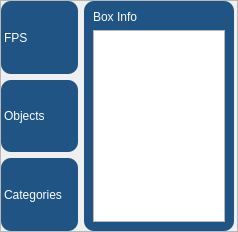
                             <widget class="QFrame" name="frame_10">
                              <property name="maximumSize">
                               <size>
                                <width>16777215</width>
                                <height>300</height>
                               </size>
                              </property>
                              <property name="frameShape">
                               <enum>QFrame::Shape::StyledPanel</enum>
                              </property>
                              <property name="frameShadow">
                               <enum>QFrame::Shadow::Raised</enum>
                              </property>
                              <layout class="QHBoxLayout" name="horizontalLayout_38">
                               <property name="spacing">
                                <number>6</number>
                               </property>
                               <property name="leftMargin">
                                <number>0</number>
                               </property>
                               <property name="topMargin">
                                <number>0</number>
                               </property>
                               <property name="rightMargin">
                                <number>3</number>
                               </property>
                               <property name="bottomMargin">
                                <number>0</number>
                               </property>
                               <item>
                                <layout class="QVBoxLayout" name="verticalLayout_31">
                                 <item>
                                  <widget class="QFrame" name="FPS">
                                   <property name="styleSheet">
                                    <string notr="true">QFrame#FPS{
color: rgb(255, 255, 255);
border-radius: 10px;
background-color: rgb(31, 84, 133);
}</string>
                                   </property>
                                   <property name="frameShape">
                                    <enum>QFrame::Shape::StyledPanel</enum>
                                   </property>
                                   <property name="frameShadow">
                                    <enum>QFrame::Shadow::Raised</enum>
                                   </property>
                                   <layout class="QHBoxLayout" name="horizontalLayout_45">
                                    <property name="leftMargin">
                                     <number>3</number>
                                    </property>
                                    <property name="topMargin">
                                     <number>3</number>
                                    </property>
                                    <property name="rightMargin">
                                     <number>3</number>
                                    </property>
                                    <property name="bottomMargin">
                                     <number>3</number>
                                    </property>
                                    <item>
                                     <widget class="QLabel" name="label_13">
                                      <property name="styleSheet">
                                       <string notr="true">font: 700 italic 12pt &quot;Segoe UI&quot;;
color: rgb(255, 255, 255);</string>
                                      </property>
                                      <property name="text">
                                       <string>FPS</string>
                                      </property>
                                     </widget>
                                    </item>
                                    <item>
                                     <widget class="QLabel" name="lb_fps">
                                      <property name="styleSheet">
                                       <string notr="true">font: 8pt &quot;Segoe UI&quot;;
color: rgb(255, 255, 255);</string>
                                      </property>
                                      <property name="text">
                                       <string/>
                                      </property>
                                      <property name="alignment">
                                       <set>Qt::AlignmentFlag::AlignRight|Qt::AlignmentFlag::AlignTrailing|Qt::AlignmentFlag::AlignVCenter</set>
                                      </property>
                                     </widget>
                                    </item>
                                   </layout>
                                  </widget>
                                 </item>
                                 <item>
                                  <widget class="QFrame" name="num_object">
                                   <property name="styleSheet">
                                    <string notr="true">QFrame#num_object{
color: rgb(255, 255, 255);
border-radius: 10px;
background-color: rgb(31, 84, 133);
}</string>
                                   </property>
                                   <property name="frameShape">
                                    <enum>QFrame::Shape::StyledPanel</enum>
                                   </property>
                                   <property name="frameShadow">
                                    <enum>QFrame::Shadow::Raised</enum>
                                   </property>
                                   <layout class="QHBoxLayout" name="horizontalLayout_47">
                                    <property name="leftMargin">
                                     <number>3</number>
                                    </property>
                                    <property name="topMargin">
                                     <number>3</number>
                                    </property>
                                    <property name="rightMargin">
                                     <number>3</number>
                                    </property>
                                    <property name="bottomMargin">
                                     <number>3</number>
                                    </property>
                                    <item>
                                     <widget class="QLabel" name="label_16">
                                      <property name="styleSheet">
                                       <string notr="true">font: 700 italic 12pt &quot;Segoe UI&quot;;
color: rgb(255, 255, 255);</string>
                                      </property>
                                      <property name="text">
                                       <string>Objects</string>
                                      </property>
                                     </widget>
                                    </item>
                                    <item>
                                     <widget class="QLabel" name="lb_object">
                                      <property name="styleSheet">
                                       <string notr="true">font: 8pt &quot;Segoe UI&quot;;
color: rgb(255, 255, 255);</string>
                                      </property>
                                      <property name="text">
                                       <string/>
                                      </property>
                                      <property name="alignment">
                                       <set>Qt::AlignmentFlag::AlignRight|Qt::AlignmentFlag::AlignTrailing|Qt::AlignmentFlag::AlignVCenter</set>
                                      </property>
                                     </widget>
                                    </item>
                                   </layout>
                                  </widget>
                                 </item>
                                 <item>
                                  <widget class="QFrame" name="num_category">
                                   <property name="styleSheet">
                                    <string notr="true">QFrame#num_category{
color: rgb(255, 255, 255);
border-radius: 10px;
background-color: rgb(31, 84, 133);
}</string>
                                   </property>
                                   <property name="frameShape">
                                    <enum>QFrame::Shape::StyledPanel</enum>
                                   </property>
                                   <property name="frameShadow">
                                    <enum>QFrame::Shadow::Raised</enum>
                                   </property>
                                   <layout class="QHBoxLayout" name="horizontalLayout_46">
                                    <property name="leftMargin">
                                     <number>3</number>
                                    </property>
                                    <property name="topMargin">
                                     <number>3</number>
                                    </property>
                                    <property name="rightMargin">
                                     <number>3</number>
                                    </property>
                                    <property name="bottomMargin">
                                     <number>3</number>
                                    </property>
                                    <item>
                                     <widget class="QLabel" name="label_17">
                                      <property name="styleSheet">
                                       <string notr="true">font: 700 italic 12pt &quot;Segoe UI&quot;;
color: rgb(255, 255, 255);</string>
                                      </property>
                                      <property name="text">
                                       <string>Categories</string>
                                      </property>
                                     </widget>
                                    </item>
                                    <item>
                                     <widget class="QLabel" name="lb_category">
                                      <property name="styleSheet">
                                       <string notr="true">font: 8pt &quot;Segoe UI&quot;;
color: rgb(255, 255, 255);</string>
                                      </property>
                                      <property name="text">
                                       <string/>
                                      </property>
                                      <property name="alignment">
                                       <set>Qt::AlignmentFlag::AlignRight|Qt::AlignmentFlag::AlignTrailing|Qt::AlignmentFlag::AlignVCenter</set>
                                      </property>
                                     </widget>
                                    </item>
                                   </layout>
                                  </widget>
                                 </item>
                                </layout>
                               </item>
                               <item>
                                <widget class="QFrame" name="Information_frame">
                                 <property name="maximumSize">
                                  <size>
                                   <width>150</width>
                                   <height>16777215</height>
                                  </size>
                                 </property>
                                 <property name="styleSheet">
                                  <string notr="true">QFrame#Information_frame{
color: rgb(255, 255, 255);
border-radius: 10px;
background-color: rgb(31, 84, 133);
}</string>
                                 </property>
                                 <property name="frameShape">
                                  <enum>QFrame::Shape::StyledPanel</enum>
                                 </property>
                                 <property name="frameShadow">
                                  <enum>QFrame::Shadow::Raised</enum>
                                 </property>
                                 <layout class="QVBoxLayout" name="verticalLayout_50">
                                  <item>
                                   <widget class="QLabel" name="label_22">
                                    <property name="styleSheet">
                                     <string notr="true">font: 700 italic 12pt &quot;Segoe UI&quot;;
color: rgb(255, 255, 255);</string>
                                    </property>
                                    <property name="text">
                                     <string>Box Info</string>
                                    </property>
                                   </widget>
                                  </item>
                                  <item>
                                   <widget class="QTextEdit" name="lb_information">
                                    <property name="maximumSize">
                                     <size>
                                      <width>150</width>
                                      <height>16777215</height>
                                     </size>
                                    </property>
                                    <property name="styleSheet">
                                     <string notr="true">font: 8pt &quot;Segoe UI&quot;;
color: rgb(33, 75, 115);
</string>
                                    </property>
                                    <property name="html">
                                     <string>&lt;!DOCTYPE HTML PUBLIC &quot;-//W3C//DTD HTML 4.0//EN&quot; &quot;http://www.w3.org/TR/REC-html40/strict.dtd&quot;&gt;
&lt;html&gt;&lt;head&gt;&lt;meta name=&quot;qrichtext&quot; content=&quot;1&quot; /&gt;&lt;meta charset=&quot;utf-8&quot; /&gt;&lt;style type=&quot;text/css&quot;&gt;
p, li { white-space: pre-wrap; }
hr { height: 1px; border-width: 0; }
li.unchecked::marker { content: &quot;\2610&quot;; }
li.checked::marker { content: &quot;\2612&quot;; }
&lt;/style&gt;&lt;/head&gt;&lt;body style=&quot; font-family:'Segoe UI'; font-size:8pt; font-weight:400; font-style:normal;&quot;&gt;
&lt;p style=&quot;-qt-paragraph-type:empty; margin-top:0px; margin-bottom:0px; margin-left:0px; margin-right:0px; -qt-block-indent:0; text-indent:0px;&quot;&gt;&lt;br /&gt;&lt;/p&gt;&lt;/body&gt;&lt;/html&gt;</string>
                                    </property>
                                   </widget>
                                  </item>
                                 </layout>
                                </widget>
                               </item>
                              </layout>
                             </widget>
